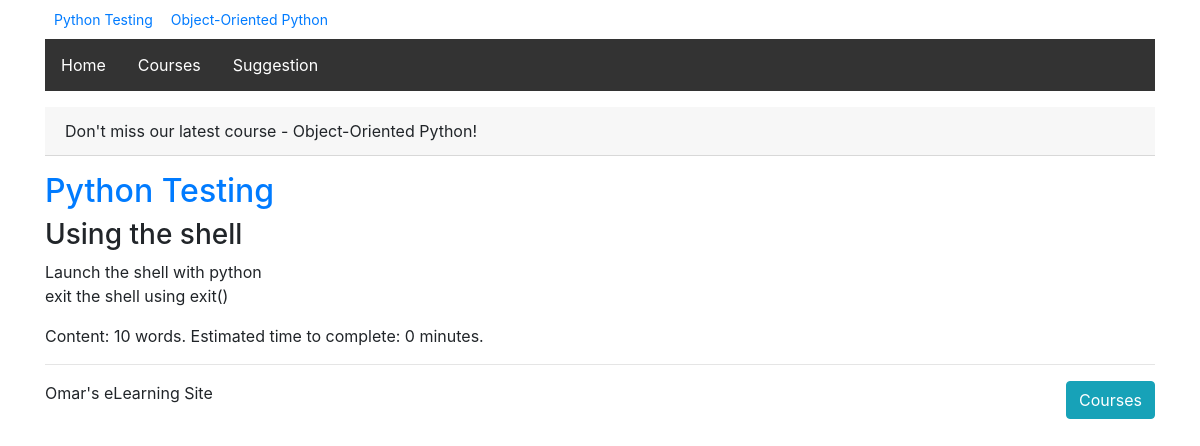
Page /courses/1/t1/ on the committed database.
### courses/models.py (models this page shows, shortened)
class Course(models.Model):
    created_at = models.DateTimeField(auto_now_add=True)
    title = models.CharField(max_length=255)
    description = models.TextField()
    def __str__(self):
        return self.title

class Step(models.Model):
    title = models.CharField(max_length=255)
    description = models.TextField()
    order = models.IntegerField(default=0)
    course = models.ForeignKey(Course, on_delete=models.CASCADE)
    class Meta:
        abstract = True
        ordering = ['order',]

class Text(Step):
    content = models.TextField(blank=True, default='')

### courses/views.py (the view)
# urls.py: url(r'(?P<course_pk>\d+)/t(?P<step_pk>\d+)/$', views.text_detail, name='text_detail'),
def text_detail(request, course_pk, step_pk):
    step = get_object_or_404(models.Text, course_id=course_pk, pk=step_pk)
    return render(request, 'courses/step_detail.html', {'step':step})

### courses/templatetags/course_extras.py (called while the page is built)
@register.simple_tag
def newest_course():
    return Course.objects.latest('created_at')

@register.inclusion_tag('courses/course_nav.html')
def nav_courses_list():
    courses = Course.objects.all()
    return {'courses':courses}

@register.filter('time_estimate')
def time_estimate(word_count):
    minutes = round(word_count/20)
    return minutes

### courses/templates/courses/step_detail.html (shortened to what this page needs)
{% extends "layout.html" %}
{%  load course_extras %}
{% block content %}
    <article>
        <h2><a href="{% url 'course_detail' pk=step.course.pk %}">{{ step.course.title }}</a></h2>
        <h3>{{ step.title }}</h3>
        {% with con=step.content %}
            {{ con|linebreaks }} Content: {{ con|wordcount }} words. Estimated time to complete: {{ con|wordcount|time_estimate }} minute{{ con|wordcount|time_estimate|pluralize }}.
        {% endwith %}
    </article>
{% endblock %}

### templates/layout.html (shortened to what this page needs)
{% load static %}
{%  load course_extras %}
<!DOCTYPE html>
<html lang="en">
<head>
    <link rel="stylesheet" href="https://maxcdn.bootstrapcdn.com/bootstrap/4.0.0/css/bootstrap.min.css">
    <link rel="stylesheet" href="{% static 'css/layout.css' %}">
</head>
<body>
    <div class="container mt-1">
      <div>{% nav_courses_list %}</div>
    <ul>
        <li><a href="{% url 'home' %}">Home</a></li>
        <li><a href="{% url 'course_list' %}">Courses</a></li>
        <li><a href="{% url 'suggestion' %}">Suggestion</a></li>
    </ul>
        <p class="card-header mb-3">Don't miss our latest course - {% newest_course %}!</p>
        {% block content %}{% endblock %}
        <hr>
    <div class="row mb-4">
        <div class="col-6">
            <p>Omar's eLearning Site</p>
        </div>
        <div class="col-6">
            <a class="btn btn-info float-right" href="{% url 'course_list' %}">Courses</a>
        </div>
    </div>
    </div>
</body>
</html>

### courses/templates/courses/course_nav.html (shortened to what this page needs)
<link rel="stylesheet" href="https://maxcdn.bootstrapcdn.com/bootstrap/4.0.0/css/bootstrap.min.css">
<div class="container mb-1 row">
{% for course in courses %}
    <div><a class="btn btn-sm" href="{% url 'course_detail' pk=course.pk %}">{{ course.title }}</a></div>
{% endfor %}
</div>

### assets/css/layout.css (style rules this page uses)
ul { list-style-type: none; margin: 0; padding: 0; overflow: hidden; background-color: #333; }
li { float: left; }
li a { display: inline-block; color: white; text-align: center; padding: 14px 16px; text-decoration: none; }

### rows in the picture
Course: title "Python Testing"
Course: title "Object-Oriented Python"
Text: course "Python Testing", title "Using the shell", content "Launch the shell with python exit the shell using exit()", content "10", content "0"
